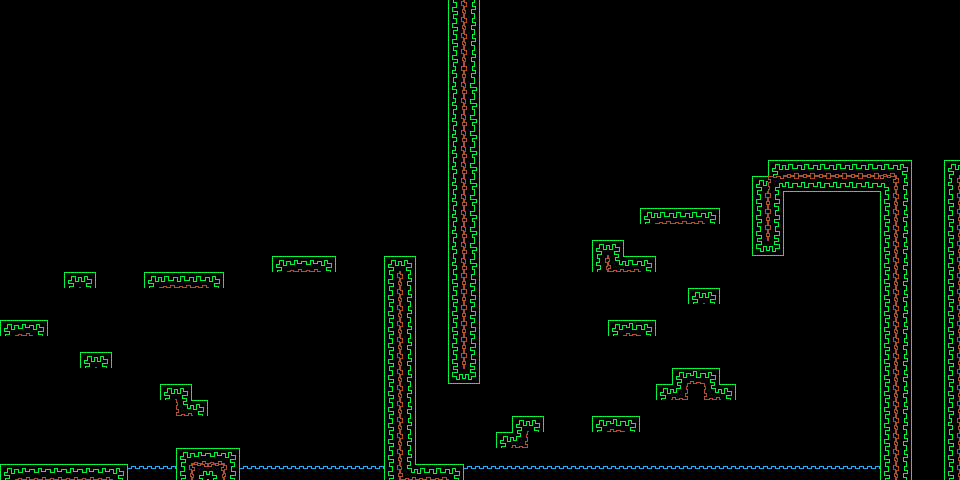

The image is a tile-based game level rendered from a .tmx file. Its description and source (layers, tilesets, objects; grid data summarised) follow:
An orthogonal 60x30 tile map with 16x16 px tiles, 2 tile layers (Platforms, Water) and 8 objects.

<map version="1.10" tiledversion="1.10.1" orientation="orthogonal" renderorder="right-down" width="60" height="30" tilewidth="16" tileheight="16" infinite="0" nextlayerid="9" nextobjectid="27">
 <editorsettings>
  <export target="Assets/map1.json" format="json" />
 </editorsettings>
 <tileset firstgid="1" name="main_game_tiles" tilewidth="16" tileheight="16" tilecount="840" columns="20">
  <image source="Assets/Retro-Lines-16x16/Retro-Lines-Tiles-transparent.png" width="320" height="672" />
 </tileset>
 <layer id="1" name="Platforms" width="60" height="30">
  <data>[1800 cells, 234 non-empty, 18 distinct tile ids]</data>
 </layer>
 <layer id="7" name="Water" width="60" height="30">
  <data>[1800 cells, 38 non-empty, 1 distinct tile ids]</data>
 </layer>
 <objectgroup id="8" name="Coins">
  <object id="19" gid="294" x="82" y="221.333" width="16" height="16" />
  <object id="20" gid="294" x="98" y="413.333" width="16" height="16" />
  <object id="21" gid="294" x="210.667" y="349.333" width="16" height="16" />
  <object id="22" gid="294" x="354" y="206" width="16" height="16" />
  <object id="23" gid="294" x="945.333" y="93.3333" width="16" height="16" />
  <object id="24" gid="294" x="737.333" y="221.333" width="16" height="16" />
  <object id="25" gid="294" x="609.333" y="189.333" width="16" height="16" />
  <object id="26" gid="294" x="625.333" y="365.333" width="16" height="16" />
 </objectgroup>
</map>
